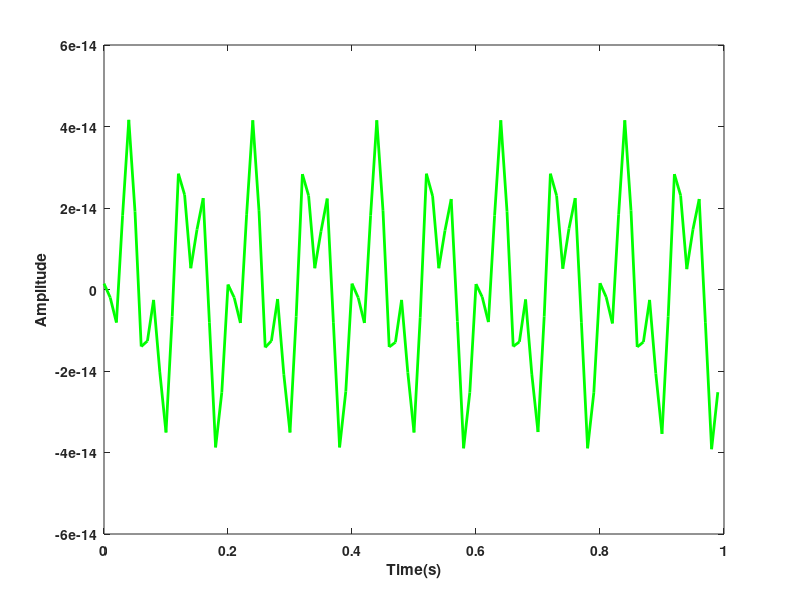
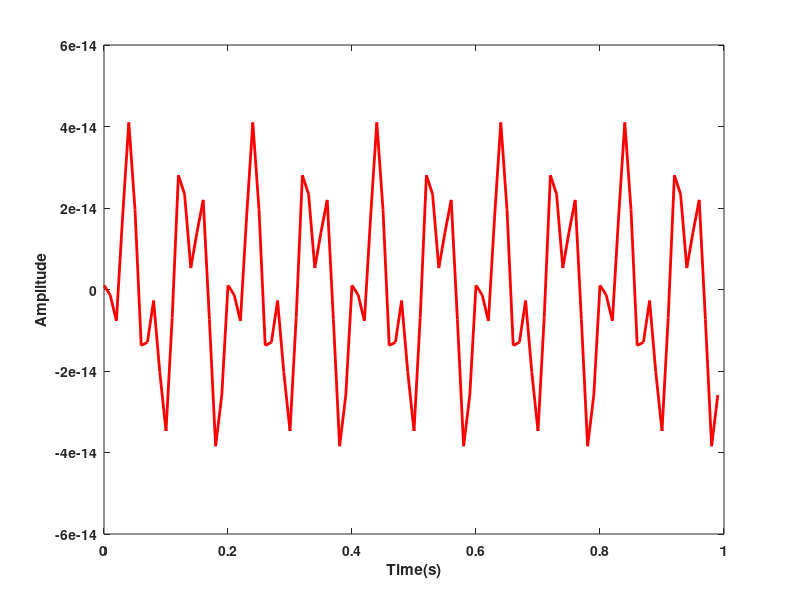

Write the MATLAB code that produced these figures, in order.
t=0:1/100:(1-1/100);
x=sin(2*pi*25*t);
h=sin(2*pi*10*t);


C_xt=zeros(size(x,2),size(x,2));
C_xt(1,:)=x;
for i=1:size(x,2)-1
      C_xt(i+1,:)=circshift(x,i);     
end
figure;
plot(t,C_xt*h.','g','LineWidth',2)
xlabel('Time(s)');
ylabel('Amplitude');
set(gca,'FontWeight','bold','fontweight','b');
hold on;
figure;
plot(t,real(ifft(conj(fft(x)).*fft(h))),'r','LineWidth',2)
xlabel('Time(s)');
ylabel('Amplitude');
set(gca,'FontWeight','bold','fontweight','b');
hold on
